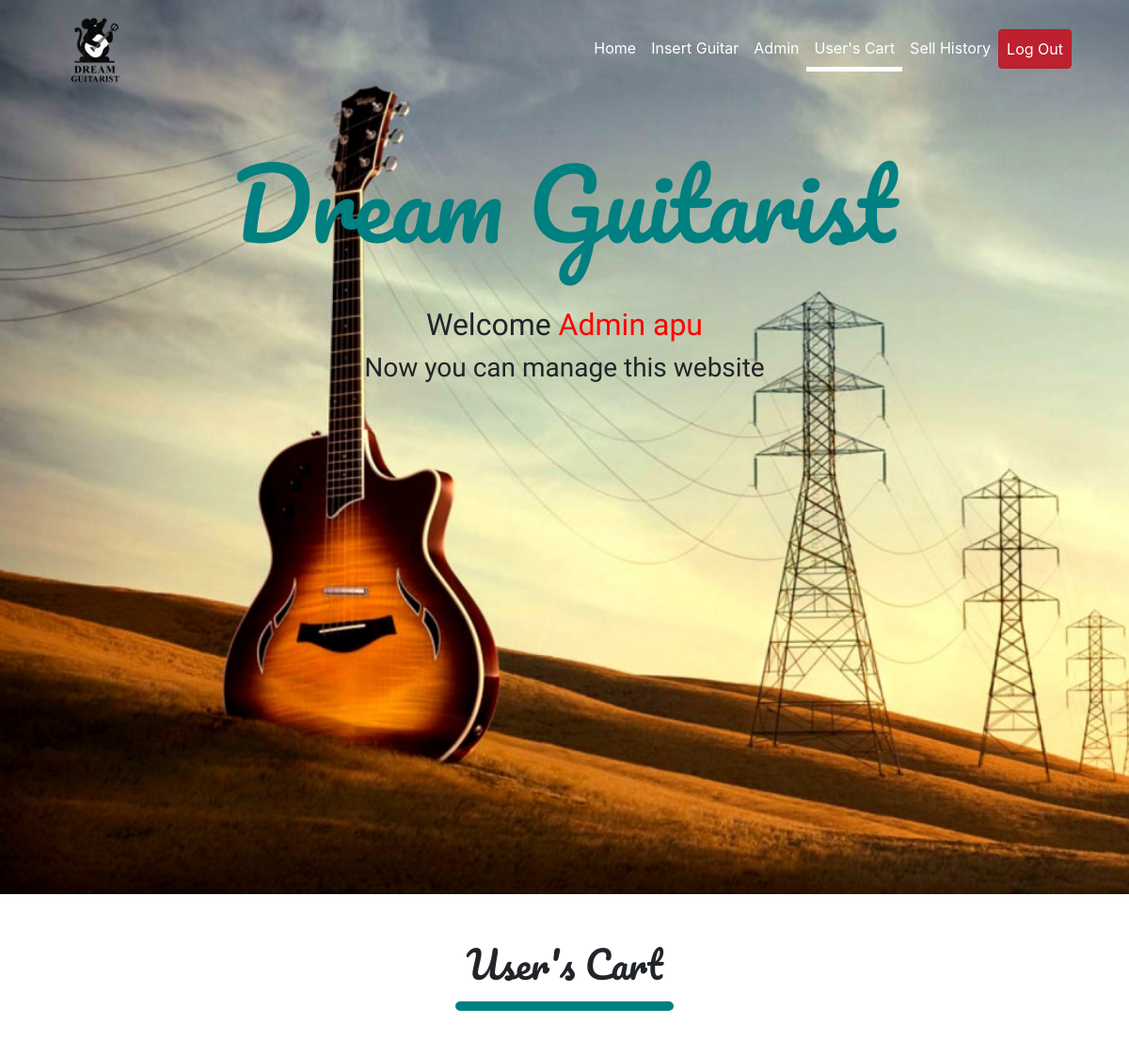
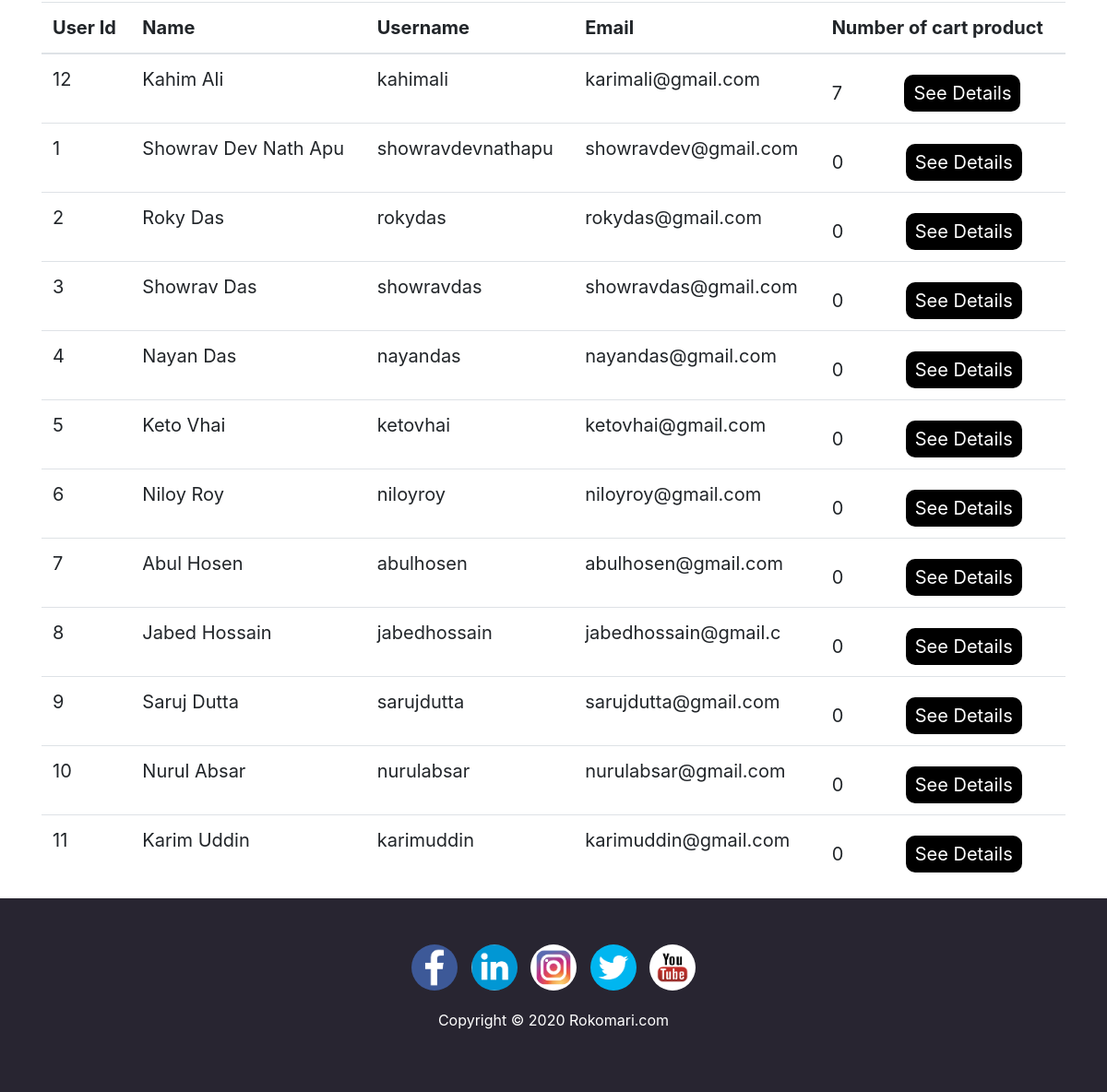
Page /admin/user-cart.php (signed in) on the committed database (2 pictures, top to bottom).
### tables this page shows
CREATE TABLE `users` (
  `user_id` int(20) NOT NULL,
  `first_name` varchar(20) NOT NULL,
  `last_name` varchar(20) NOT NULL,
  `username` varchar(20) NOT NULL,
  `email` varchar(20) NOT NULL,
  `password` varchar(30) NOT NULL,
  `profile_picture` text DEFAULT NULL,
  `mobile_number` varchar(15) NOT NULL,
  `cart_number` int(20) NOT NULL
);

### admin/user-cart.php (the view, shortened to what this page needs)
<?php
    require 'includes/dbhandler.inc.php';
?>
<?php
if(isset($_SESSION['admin-username'])){
 ?>
<!DOCTYPE html>
<html lang="en">
<head>
    <link rel="stylesheet" href="https://stackpath.bootstrapcdn.com/bootstrap/4.5.0/css/bootstrap.min.css"
>
    <link rel="stylesheet" href="styles/index.css?v=<?php echo time(); ?>">
</head>
<body>
    <header>
        <section class="container">
            <nav class="navbar navbar-expand-lg navbar-dark">
                <a class="navbar-brand" href="#"><img src="../images/logo.png" alt=""></a>
                <div class="collapse navbar-collapse" id="navbarNavAltMarkup">
                    <div class="navbar-nav ml-auto">
                        <a class="nav-item nav-link active" href="index.php">Home </a>
                        <a class='nav-item nav-link active' href='insert-guitar.php'>Insert Guitar</a>
                        <a class='nav-item nav-link active' href='admin-list.php'>Admin </a>
                        <a class='nav-item nav-link active navbar-active' href='user-cart.php'>User's Cart</a>
                        <a class='nav-item nav-link active' href='sell-history.php'>Sell History</a>
                        <form action='includes/include-logout.php' method='post'>
                            <button type='submit' name='logout-submit' class='nav-item nav-link active btn btn-danger' href=''>Log Out</button>
                        </form>
                    </div>
                </div>
            </nav>
            <div class="heading">
                <h1>Dream Guitarist</h1>
                <h2>Welcome <span style="color: red;">Admin <?php echo $_SESSION['admin-username'] ?></span></h2>
                <h3>Now you can manage this website</h3>
            </div>
        </section>
    </header>
    <section class="container">
        <h1 class="guitar-heading">User's Cart</h1>
        <hr class="hori-row">
    </section>
    <section class="container">
      <table class="table table-hover">
        <thead>
            <tr>
                <th scope="col">User Id</th>
                <th scope="col">Name</th>
                <th scope="col">Username</th>
                <th scope="col">Email</th>
                <th scope="col">Number of cart product</th>
            </tr>
        </thead>
        <tbody>
      <?php
      $query = "select * from users ORDER BY cart_number DESC";
      $query_run = mysqli_query($conn, $query);
      while($row = mysqli_fetch_array($query_run)){
          $user_id = $row['user_id'];
          $name = $row['first_name'] . " " . $row['last_name'];
          $username = $row['username'];
          $email = $row['email'];
          $cart_number = $row['cart_number'];
        ?>
        <tr>
          <td><?php echo $user_id; ?></td>
          <td><?php echo $name; ?></td>
          <td><?php echo $username; ?></td>
          <td><?php echo $email; ?></td>
          <td><?php echo $cart_number; ?>&nbsp; &nbsp; &nbsp; &nbsp; &nbsp; &nbsp;
            <form style="display: inline;" class="" action="user-cart-details.php?user_id=<?php echo $user_id; ?>" method='post'>
              <button type='submit' class="custom-button">See Details</button>
            </form>
          </td>
        </tr>
    <?php } ?>
        </tbody>
      </table>
    </section>
    <footer>
        <div class="social container">
            <a href=""><img src="../images/social/fb.jpg" alt=""></a>
            <a href=""><img src="../images/social/linkedin.jpg" alt=""></a>
            <a href=""><img src="../images/social/instra.jpg" alt=""></a>
            <a href=""><img src="../images/social/twitter.jpg" alt=""></a>
            <a href=""><img src="../images/social/youtube.jpg" alt=""></a>
            <p class="copyright">Copyright © 2020 Rokomari.com</p>
        </div>
    </footer>
<?php
}
else {
  header("Location: index.php?loginFirst");
  exit();
}
?>
</body>
</html>

### admin/styles/index.css (style rules this page uses)
header { background-image: url('../background.jpg'); background-repeat: no-repeat; background-size: cover; height: 950px; }
.navbar-brand img { width: 80px; }
.heading { margin-top: 50px; text-align: center; }
.heading h1 { font-size: 100px; color: teal; font-family: 'Pacifico', cursive; margin-bottom: 50px; }
.heading h2, .heading h3 { font-family: 'Lobster', cursive; margin-bottom: 10px; }
.navbar-active { border-bottom: 5px solid white; }
.custom-button { color: white; background-color: black; border: none; border-radius: 10px; padding: 5px 10px; margin-top: 10px; }
.guitar-heading { font-family: 'Pacifico', cursive; text-align: center; margin-top: 50px; }
.hori-row { width: 20%; border: 5px solid teal; border-radius: 20px; margin-bottom: 50px; }
footer { background-color: #282531; color: white; padding: 50px 0px; }
.social { text-align: center; }
.social img { border-radius: 50%; width: 50px; margin: 0px 5px; }
.copyright { margin-top: 20px; }
table { font-size: 20px; }

### rows in the picture
users: user_id "12", name "Kahim Ali", username "kahimali", email "karimali@gmail.com", cart_number "7"
users: user_id "1", name "Showrav Dev Nath Apu", username "showravdevnathapu", email "showravdev@gmail.com", cart_number "0"
users: user_id "2", name "Roky Das", username "rokydas", email "rokydas@gmail.com", cart_number "0"
users: user_id "3", name "Showrav Das", username "showravdas", email "showravdas@gmail.com", cart_number "0"
users: user_id "4", name "Nayan Das", username "nayandas", email "nayandas@gmail.com", cart_number "0"
users: user_id "5", name "Keto Vhai", username "ketovhai", email "ketovhai@gmail.com", cart_number "0"
users: user_id "6", name "Niloy Roy", username "niloyroy", email "niloyroy@gmail.com", cart_number "0"
users: user_id "7", name "Abul Hosen", username "abulhosen", email "abulhosen@gmail.com", cart_number "0"
users: user_id "8", name "Jabed Hossain", username "jabedhossain", email "jabedhossain@gmail.c", cart_number "0"
users: user_id "9", name "Saruj Dutta", username "sarujdutta", email "sarujdutta@gmail.com", cart_number "0"
users: user_id "10", name "Nurul Absar", username "nurulabsar", email "nurulabsar@gmail.com", cart_number "0"
users: user_id "11", name "Karim Uddin", username "karimuddin", email "karimuddin@gmail.com", cart_number "0"

### other values in the picture
$_SESSION['admin-username'] "apu"
